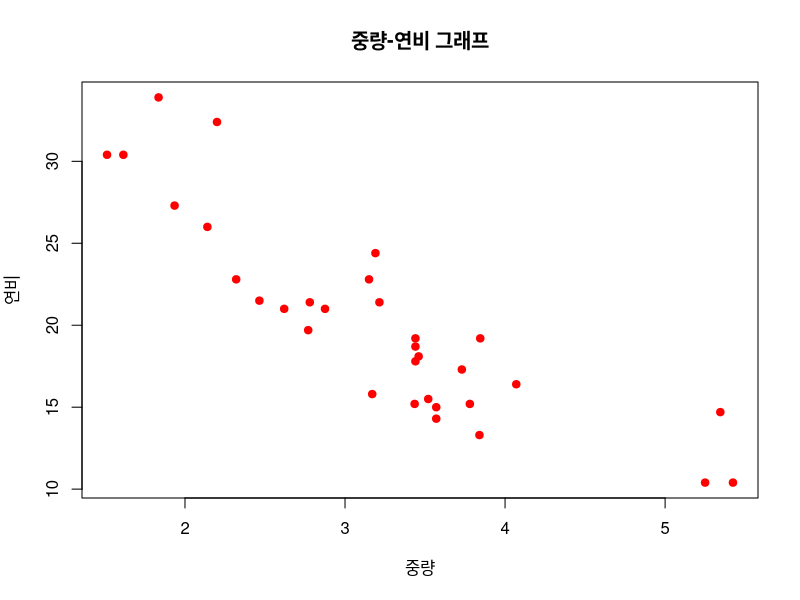
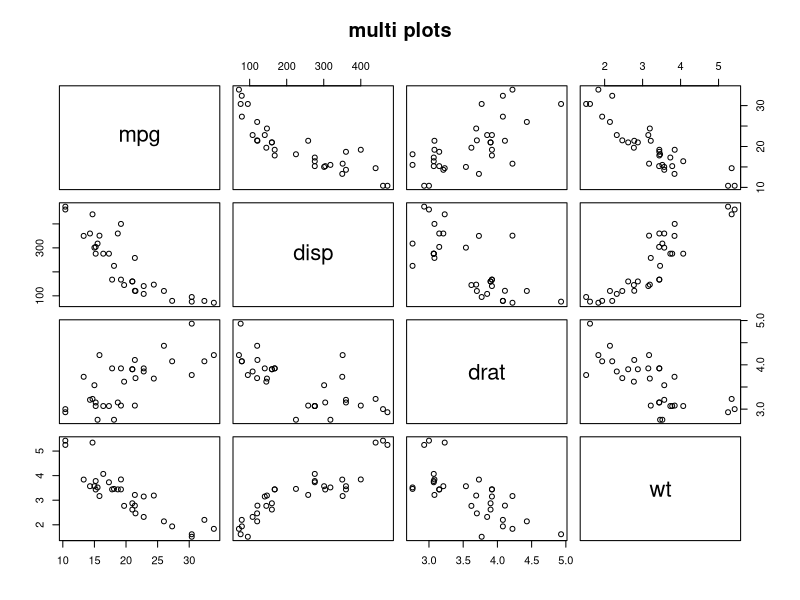
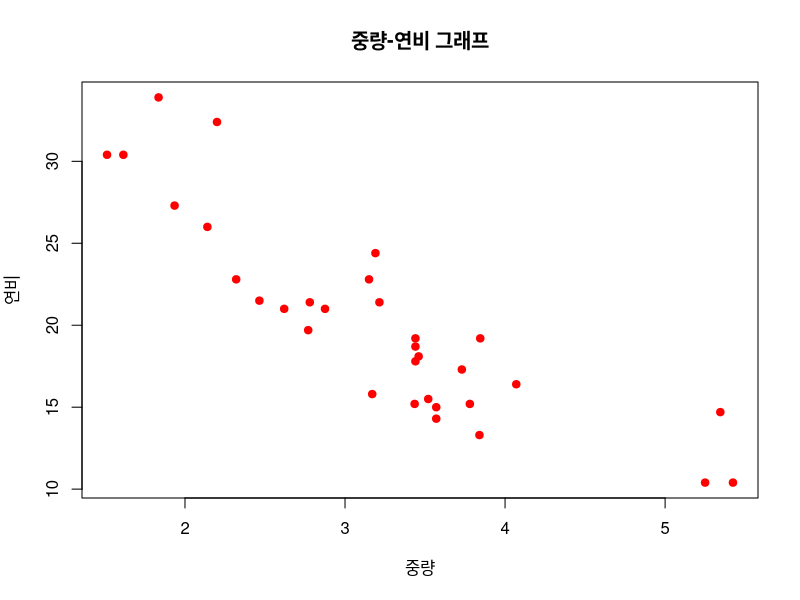
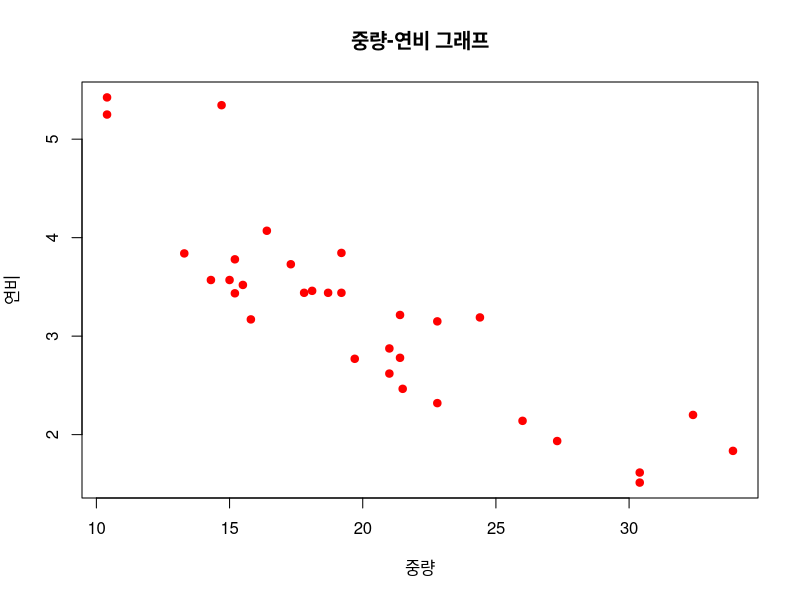
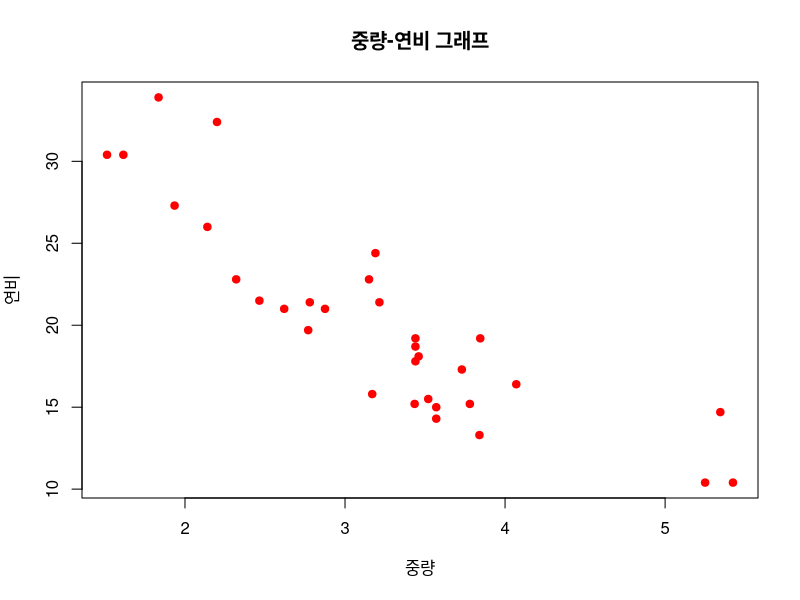
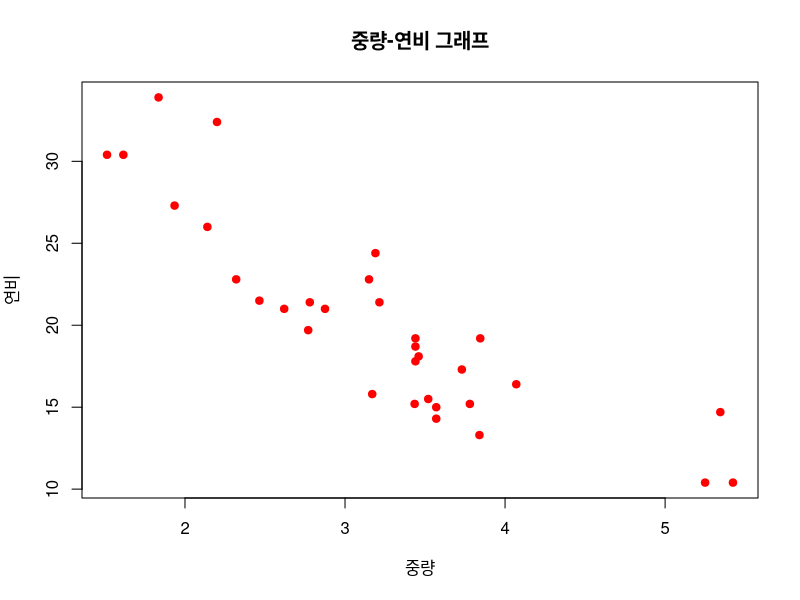
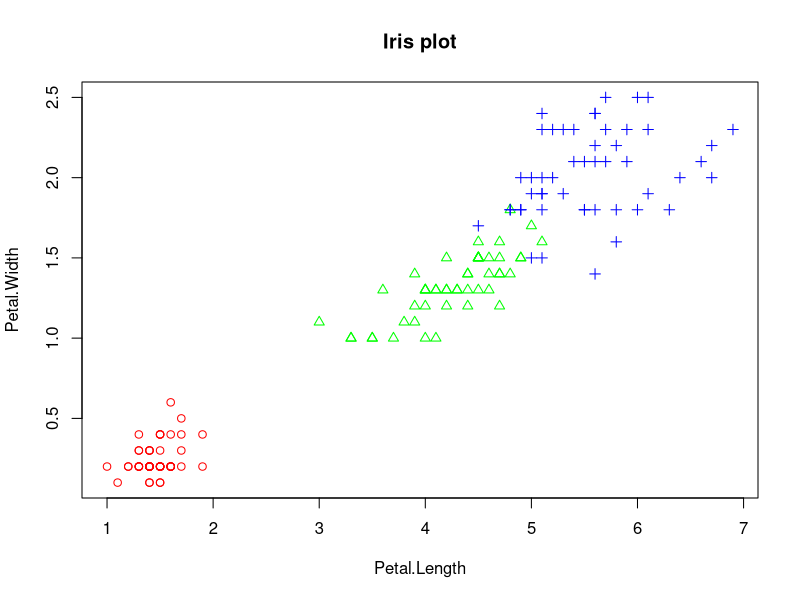
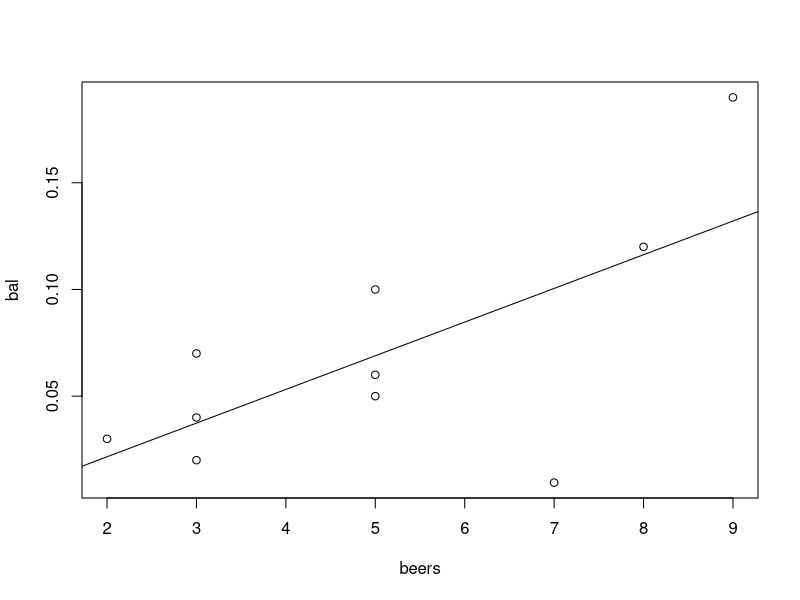

The R source for these figures, in order: (Note: this script raises an error after producing the figures.)
#6일차

#다중변수 자료탐색- 1.상관관계로 이해한다. 산점도 쓴다.
#두변수 사이의 산점도

#산점도 (scatter plot)-2변수로 구성된 자료의 분포를 알아보는 그래프
#                      관측값들의 분포를 통해 2변수 사이의 관계파악 
#                       matrix or data frame 을 사용한다.
#                       상관관계 파악


wt<-mtcars$wt
mpg<-mtcars$mpg

plot(wt,mpg,main = "중량-연비 그래프",
     xlab="중량", ylab="연비",
     col="red",pch=19)  #0~25 까지 쓸수있,음의 상관관계, 양의 상관관계

#여러변수들 간의 산점도 
vars<-c("mpg","disp","drat","wt")
target<-mtcars[,vars]
head(target)
pairs(target,main="multi plots") #다변량일때 산점도 그리는 방법


plot(wt,mpg,main = "중량-연비 그래프",
     xlab="중량", ylab="연비",
     col="red",pch=19)

plot(mtcars$wt~mtcars$mpg,    #직접지정
     main = "중량-연비 그래프",
     xlab="중량", ylab="연비",
     col="red",pch=19)

plot(mtcars[,c("wt","mpg")],  #요소지정
     main = "중량-연비 그래프",
     xlab="중량", ylab="연비",
     col="red",pch=19)

plot(mpg~wt,data=mtcars,   #물결로 
     main = "중량-연비 그래프",
     xlab="중량", ylab="연비",
     col="red",pch=19)



#그룹정보가 있는 두 변수의 산점도 #(범주형으로 그룹으로 묶어서 보는것)

iris.2<-iris[,3:4]
point<-as.numeric(iris$Species) #as.numeric 함수를 숫자형으로 바꿈
point
color<-c("red","green","blue")
plot(iris.2, main = "Iris plot", #iris.2 에 행렬이 들어가 있음
     pch=c(point),              #pch 점의 모양
     col=color[point])

#상관계수 값 -1<= r <= 1   r= 상관계수, 0.5보다 높거나, 낮을때 상관관계가 높다.
# 마이너스에 있을때, 음의 상관관계 (떨어지는 사선)
# 양수에 있을 때, 양의 상관관계 (올라가는 사선)




#상관분석
beers<-c(5,2,9,8,3,7,3,5,3,5)
bal<-c(0.1,0.03,0.19,0.12,0.04,0.0095,0.07,0.06,0.02,0.05)
tbl<-data.frame(beers,bal)
tbl

plot(bal~beers,data=tbl)  #1)산점도

res<-lm(bal~beers,data=tbl) #2)회귀식 :y= xw + b :y=종속변수, x=독립변수, w=weigth, b=bias 
res

abline(res) #3)회귀선 ,lm을 해야 나옴

cor(tbl[,1:2])  #4)상관 계수  cor(mtcars,mpg)와 같은 형식으로도 할 수 있음
cor(iris[,1:4]) #5)다변량으로 상관계수  -0.5 보다크면 0.5보다 크면 




#상관분석 순서
# 1.상관분석 대상 변수 선정
# 2.산점도 작성(관측값 분포 확인):plot()
# 3.회귀식 도출 :lm()
#    (회귀식 : 두변수의 선형관계를 가장 잘 나타낼수 있는 선의 식)
#    (y=xw + b)
# 4.회귀선을 산점도에 표시 :abline()
#    (회귀선:관측값들의 추세를 가장 잘 나타낼 수 있는 선)
# 5.상관계수 계산:cor()
# 6.상관분석 결과 해석 -가장 중요!!!


#다중변수 2.시계열 data 분석 -선그래프 
#(범주형 :막대, 파이, #연속형:히스토, 상자수염, #상관분석:산점도, #시계열 분석: 선그래프)


#시계열 data -선그래프 , x 축이 시간
month<-1:12
late<-c(5,8,7,9,4,6,12,13,8,6,6,4)

plot(month, late, main="지각생통계",  #lwd = 선의 두께 ,#lty= 선의 모양
     type="l",  lty=1,  lwd=1,        #month :행  late :열
     xlab="Month",  ylab="late cnt")
plot(month, late, main='지각생통계',
       type="b", lty=1, lwd=1,
       xlab="Month", ylab="late cnt")

plot(month, late, main='지각생통계',
       type="o", lty=1, lwd=1,
       xlab="Month", ylab="late cnt")

plot(month, late, main='지각생통계',
       type="s", lty=1, lwd=1,
       xlab="Month", ylab="late cnt")


#복수의 선 그래프
late1<-c(5,8,7,9,4,6,12,13,8,6,6,4)
late2<-c(4,6,5,8,7,8,9,10,11,6,5,7)

plot(month, late1, main='지각생통계',
       type="b", lty=1, col="red",
       xlab="Month", ylab="late cnt",
       ylim=c(1,15))
lines(month,late2,type = "b",lty=1,   
      col="blue")


#자료 탐색 실습-탐색적 데이터 분석

#0단계: 문제 정의
#1단계: 분석 대상 데이터셋 준비

#       BostonHousing 데이터셋(mlbench pac.)
install.packages("mlbench")
library(mlbench)
data("BostonHousing")
myds<-BostonHousing[,c("crim",
                        "rm",
                        "dis",
                        "tax",
                        "medv")] ;myds
#crim : 1인당 범죄율
# rm:주택 1가구당 방수
# dis:보스턴 5개 지역 센터 까지의 거리
# tax:재산세율
# medv:주택가격             

class(BostonHousing)
dim(BostonHousing)
str(BostonHousing)
head(BostonHousing)
tail(BostonHousing)
myds<-BostonHousing[,c("crim",
                       "rm",
                       "dis",
                       "tax",
                       "medv")] ;myds      



#2단계:파생변수 추가: grp 변수 추가(주택가격 상중하)  값이 나옴
grp<-c()                                    ##?? 여기부터 쭉 모르겠다.
for (i in 1:nrow(myds)) {
        if(myds$medv[i]>=25.0){
           grp[i]<-'H'
        }else if (myds$medv[i]<=17.0){
                grp[i]<-'L'
                
        }else {
                grp[i]<-'M'
        }
}



grp<-factor(grp)
grp<-factor(grp,levels=c("H","M","L"))
myds<-data.frame(myds,grp)
head(myds)


#3단계: 데이터셋 형태와 기본적인 내용 파악
str(myds)
head(myds)
table(myds$grp)

#4단계:히스토그램에 의한 관측값의 분포 확인, par=가상화면화면 분할
par(mfrow=c(2,3))
for(i in 1:5){
        hist(myds[,i],
             main=colnames(myds)[i],
             col = "yellow")
}
par(mfrow=c(1,1)) #가상화면 복귀


#5단계:상자그림에 의한 관측값의 분포 확인 ?? 어떻게 읽냐 모르겠다.....

par(mfrow=c(2,3))
for(i in 1:5) {
        boxplot(myds[,i],
             main=colnames(myds)[i])}

par(mfrow=c(1,1)) #가상화면 복귀

#6단계:그룹별 관측값 분포 확인 # 값나옴
boxplot(myds$crim~myds$grp,
        main="1인당 범죄율")    ##?? 어떻게 읽냐
boxplot(myds$rm~myds$grp,
        main="방의 개수")

#7단계:다중 산점도를 통한 변수간 상관 관계 확인
pairs(myds[,-6])


#8단계:그룹 정보를 포함한 변수 간 상관 관계 확인

point<-as.interger(myds$grp)
color<-c("red","green","blue")
pairs(myds[,-6],pch=point, 
      col=color[point])

#9단계:변수 간 상관 계수 확인
cor(myds[,-6])                  ##?? 왜 -6이지?


#Data 이해:1.data set 에 대한 이해 
          # 2.문제 정의 검증
          # 3.문제 정의에 대한 1차 결과 파악